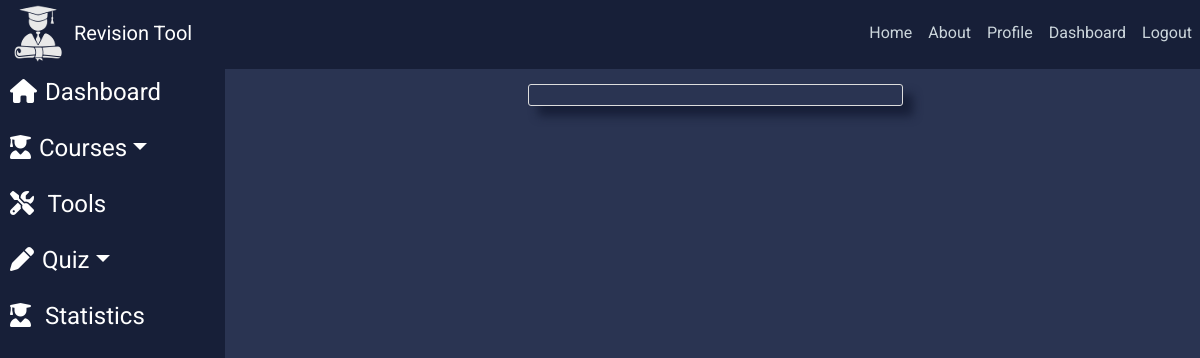
Before: /active-quiz/32/ (signed in) with the older database file.
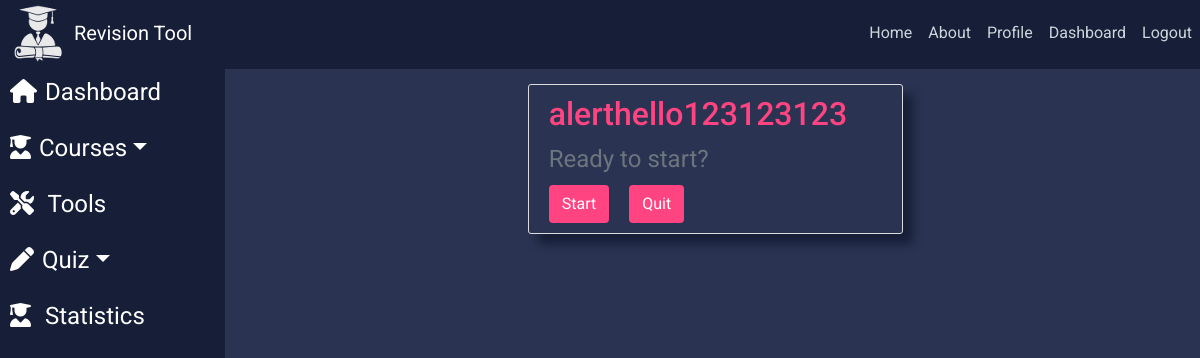
After: the same page with the newer database file.
### quiz/models.py (models this page shows, shortened)
class Quiz(models.Model):
    title = models.CharField(max_length = 200)
    subject = models.CharField(max_length = 20)
    level = models.CharField(max_length = 25)
    topic = models.CharField(max_length = 25)
    author = models.ForeignKey(settings.AUTH_USER_MODEL, on_delete = models.CASCADE)
    created = models.DateTimeField(auto_now_add=True,null=True,blank=True)
    class Meta:
        verbose_name_plural = "quiz"

### quiz/views.py (the view)
# urls.py: url(r'active-quiz/(?P<quiz_pk>\d+)/$', views.active_quiz, name='active-quiz'),
@login_required
def active_quiz(request, quiz_pk):
    quiz = Quiz.objects.filter(pk=quiz_pk)
    request.session['quiz_session'] = quiz_pk
    args={'quiz': quiz}
    return render(request, 'quiz/quiz_active.html', args)

### quiz/templates/quiz/quiz_active.html (shortened to what this page needs)
{% extends "dashboard/base.html" %}
{% load crispy_forms_tags %}
{% block content %}
<div class="row justify-content-center">
    <div class="col-12">
        <div id="start-menu" class="content-section mx-auto animated fadeInLeftBig slow">
            {% for quiz in quiz%}
                <h2 class="">{{quiz.title}}</h2>
                <legend class="text-muted">Ready to start?</legend>
                <button id="start" name="start" class="btn btn-secondary animated infinite tada slower mr-3">Start</button>
                <button  class="btn btn-danger">Quit</button>
            {% endfor%}
        </div>
    </div>
</div>
{% endblock content %}

Changed rows visible on the page:
added Quiz: title "alerthello123123123"
